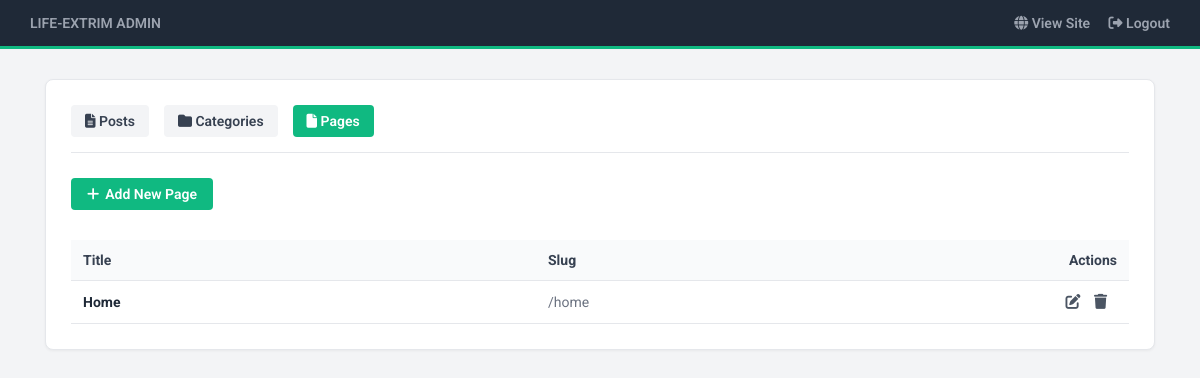
Page /admin/pages.php (signed in) on the earlier database version.
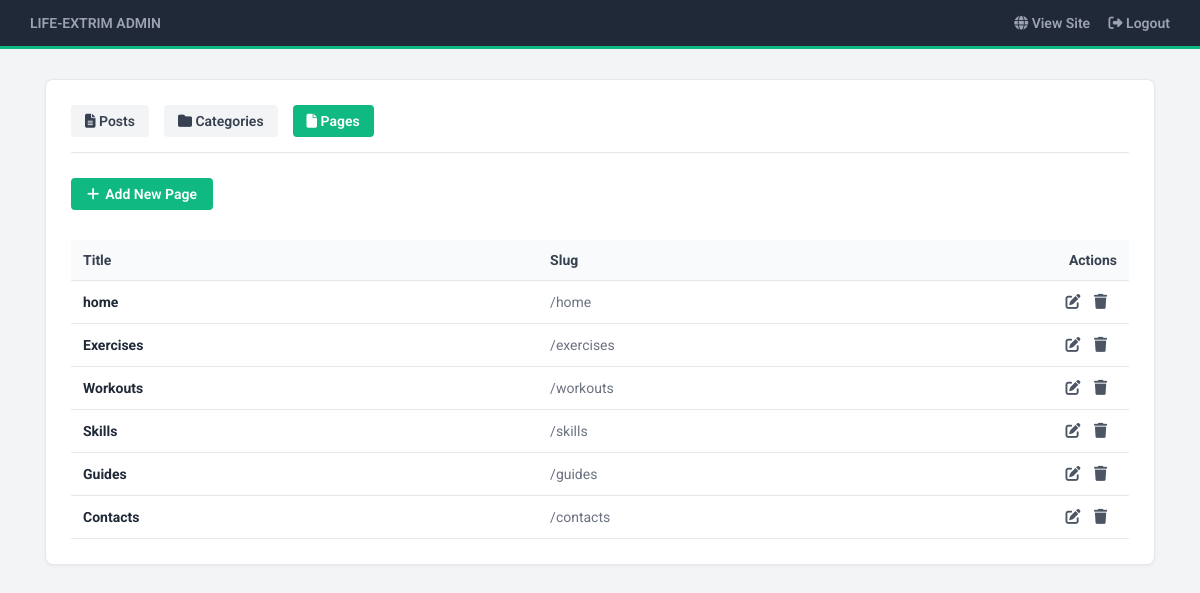
Same page on the later database version.
### tables this page shows
CREATE TABLE pages (
        id INTEGER PRIMARY KEY AUTOINCREMENT,
        title TEXT NOT NULL,
        slug TEXT NOT NULL UNIQUE,
        content TEXT NOT NULL
    );

### admin/pages.php (the view, shortened to what this page needs)
<?php
require_once '../db.php';
function fetch_all_pages($result) {
    $rows = [];
    while ($row = $result->fetchArray(SQLITE3_ASSOC)) {
        $rows[] = $row;
    }
    return $rows;
}
$pages = fetch_all_pages($db->query("SELECT * FROM pages ORDER BY id ASC"));
?>
<!DOCTYPE html>
<html lang="en">
<head>
    <link rel="stylesheet" href="https://cdnjs.cloudflare.com/ajax/libs/font-awesome/6.4.0/css/all.min.css" />
</head>
<body>
    <header class="admin-header">
        <div style="font-weight: 900; text-transform: uppercase;"><a href="/admin/index.php">life-extrim admin</a></div>
        <div>
            <a href="/" target="_blank" style="margin-right: 15px;"><i class="fa-solid fa-globe"></i> View Site</a>
            <a href="logout.php"><i class="fa-solid fa-right-from-bracket"></i> Logout</a>
        </div>
    </header>
    <div class="admin-container">
        <div class="admin-card">
            <div class="admin-nav">
                <a href="posts.php"><i class="fa-solid fa-file-lines"></i> Posts</a>
                <a href="categories.php"><i class="fa-solid fa-folder"></i> Categories</a>
                <a href="pages.php" class="active"><i class="fa-solid fa-file"></i> Pages</a>
            </div>
            <a href="page_edit.php" class="btn"><i class="fa-solid fa-plus"></i> Add New Page</a>
            <?php if (empty($pages)): ?>
                <p style="color: #6b7280; padding: 20px 0;">No pages found.</p>
            <?php else: ?>
                <table>
                    <thead>
                        <tr>
                            <th>Title</th>
                            <th>Slug</th>
                            <th style="width: 100px; text-align: right;">Actions</th>
                        </tr>
                    </thead>
                    <tbody>
                        <?php foreach ($pages as $page): ?>
                            <tr>
                                <td><strong><?= htmlspecialchars($page['title']) ?></strong></td>
                                <td style="color: #6b7280;">/<?= htmlspecialchars($page['slug']) ?></td>
                                <td class="actions" style="text-align: right;">
                                    <a href="page_edit.php?id=<?= $page['id'] ?>" class="edit" title="Edit"><i class="fa-solid fa-pen-to-square"></i></a>
                                    <a href="pages.php?delete=<?= $page['id'] ?>" class="delete" title="Delete" onclick="return confirm('Are you sure you want to delete this page?');"><i class="fa-solid fa-trash"></i></a>
                                </td>
                            </tr>
                        <?php endforeach; ?>
                    </tbody>
                </table>
            <?php endif; ?>
        </div>
    </div>
</body>
</html>

Differences in the rows shown:
changed pages "home": title "Home" → "home"
added pages: title "Exercises", slug "exercises"
added pages: title "Workouts", slug "workouts"
added pages: title "Skills", slug "skills"
added pages: title "Guides", slug "guides"
added pages: title "Contacts", slug "contacts"
